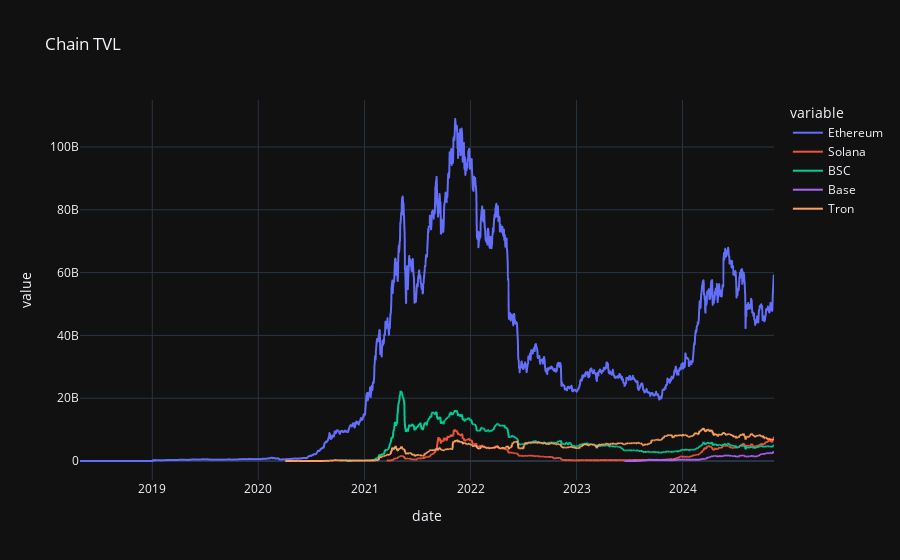

Notebook code cell kept with this figure:
### Code cell
import plotly.express as px

fig = px.line(df, x=df.index, y=df.columns, title="Chain TVL")
fig.update_layout(template='plotly_dark')

fig.show()

### Figure 1 — Plotly figure (JSON) as saved in the notebook; plotly's stock layout.template omitted (floating-point values rounded to 4 significant figures; data arrays with more than 128 entries replaced by an {"elided": "..."} marker saying what was removed)
{"data": [{"hovertemplate": "variable=Ethereum<br>date=%{x}<br>value=%{y}<extra></extra>", "legendgroup": "Ethereum", "line": {"color": "#636efa", "dash": "solid"}, "marker": {"symbol": "circle"}, "mode": "lines", "name": "Ethereum", "showlegend": true, "type": "scattergl", "x": {"elided": "2391 str values"}, "xaxis": "x", "y": {"elided": "2391 float values"}, "yaxis": "y"}, {"hovertemplate": "variable=Solana<br>date=%{x}<br>value=%{y}<extra></extra>", "legendgroup": "Solana", "line": {"color": "#EF553B", "dash": "solid"}, "marker": {"symbol": "circle"}, "mode": "lines", "name": "Solana", "showlegend": true, "type": "scattergl", "x": {"elided": "2391 str values"}, "xaxis": "x", "y": {"elided": "2391 float values"}, "yaxis": "y"}, {"hovertemplate": "variable=BSC<br>date=%{x}<br>value=%{y}<extra></extra>", "legendgroup": "BSC", "line": {"color": "#00cc96", "dash": "solid"}, "marker": {"symbol": "circle"}, "mode": "lines", "name": "BSC", "showlegend": true, "type": "scattergl", "x": {"elided": "2391 str values"}, "xaxis": "x", "y": {"elided": "2391 float values"}, "yaxis": "y"}, {"hovertemplate": "variable=Base<br>date=%{x}<br>value=%{y}<extra></extra>", "legendgroup": "Base", "line": {"color": "#ab63fa", "dash": "solid"}, "marker": {"symbol": "circle"}, "mode": "lines", "name": "Base", "showlegend": true, "type": "scattergl", "x": {"elided": "2391 str values"}, "xaxis": "x", "y": {"elided": "2391 float values"}, "yaxis": "y"}, {"hovertemplate": "variable=Tron<br>date=%{x}<br>value=%{y}<extra></extra>", "legendgroup": "Tron", "line": {"color": "#FFA15A", "dash": "solid"}, "marker": {"symbol": "circle"}, "mode": "lines", "name": "Tron", "showlegend": true, "type": "scattergl", "x": {"elided": "2391 str values"}, "xaxis": "x", "y": {"elided": "2391 float values"}, "yaxis": "y"}], "layout": {"legend": {"title": {"text": "variable"}, "tracegroupgap": 0}, "title": {"text": "Chain TVL"}, "xaxis": {"anchor": "y", "domain": [0, 1], "title": {"text": "date"}}, "yaxis": {"anchor": "x", "domain": [0, 1], "title": {"text": "value"}}}}
